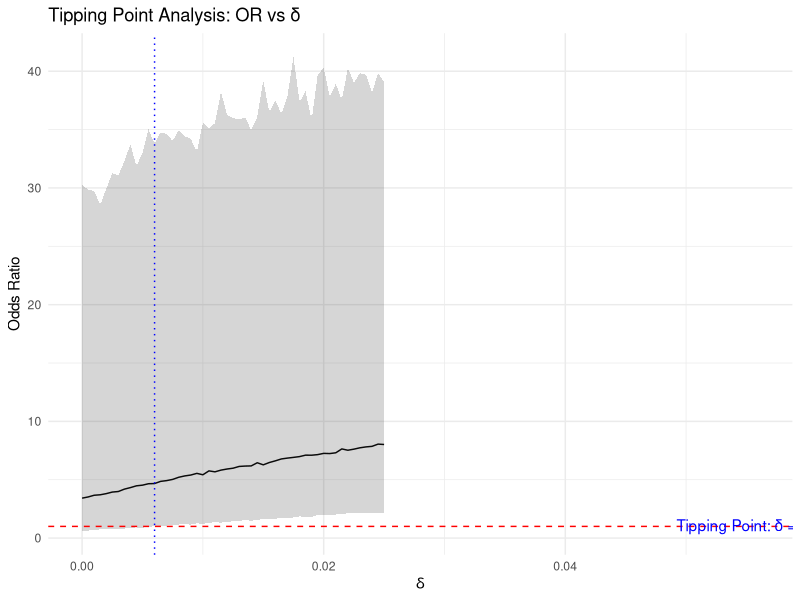
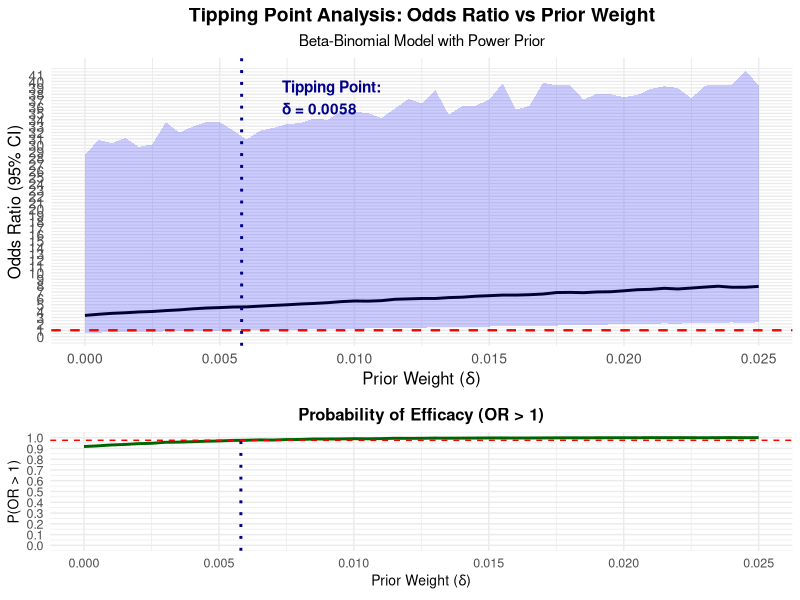
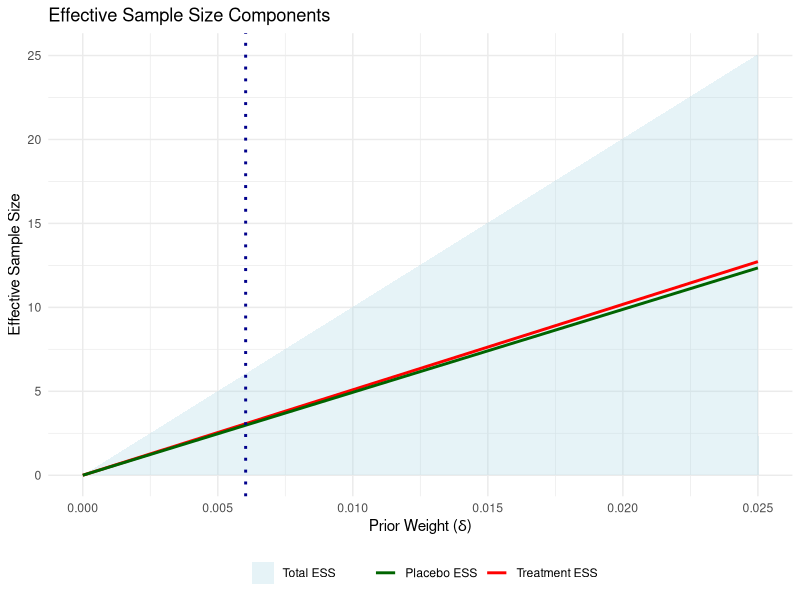

These charts were generated, in order, by the following R code:
## ---- chunk 1
# 使用Beta-Binomial模型实现tipping point分析
tipping_analysis_beta <- function(ped_data, adult_data, delta_seq = seq(0, 0.025, 0.0005), 
                                  a0 = 1, b0 = 1, n_samples = 5000) {
  results <- data.frame()
  
  for (delta in delta_seq) {
    # Power prior beta parameters for adult data
    a_treat <- a0 + delta * adult_data$y_drug
    b_treat <- b0 + delta * (adult_data$n_drug - adult_data$y_drug)
    a_ctrl  <- a0 + delta * adult_data$y_placebo
    b_ctrl  <- b0 + delta * (adult_data$n_placebo - adult_data$y_placebo)
    
    # Add pediatric data
    a_treat <- a_treat + ped_data$y_drug
    b_treat <- b_treat + (ped_data$n_drug - ped_data$y_drug)
    a_ctrl  <- a_ctrl + ped_data$y_placebo
    b_ctrl  <- b_ctrl + (ped_data$n_placebo - ped_data$y_placebo)
    
    # Sample from posterior
    p_treat_samples <- rbeta(n_samples, a_treat, b_treat)
    p_ctrl_samples  <- rbeta(n_samples, a_ctrl, b_ctrl)
    
    OR_samples <- (p_treat_samples / (1 - p_treat_samples)) /
                  (p_ctrl_samples / (1 - p_ctrl_samples))
    
    OR_upper <- quantile(OR_samples, 0.975)
    OR_median <- median(OR_samples)
    OR_lower <- quantile(OR_samples, 0.025)
    
    results <- rbind(results, data.frame(
      delta = delta,
      OR_upper = OR_upper,
      OR_median = OR_median,
      OR_lower = OR_lower
    ))
  }
  return(results)
}

# 使用您的数据格式运行分析
ped_data <- list(
  y_placebo = 1,
  n_placebo = 6,
  y_drug = 15,
  n_drug = 30
)

adult_data <- list(
  y_placebo = 45,
  n_placebo = 494,
  y_drug = 375,
  n_drug = 509
)

results <- tipping_analysis_beta(ped_data, adult_data)

# 画图
library(ggplot2)
library(dplyr)

tipping_point <- results %>% filter(OR_lower > 1) %>% slice(1)

ggplot(results, aes(x = delta)) +
  geom_line(aes(y = OR_median), color = "black") +
  geom_ribbon(aes(ymin = OR_lower, ymax = OR_upper), alpha = 0.2) +
  geom_hline(yintercept = 1, linetype = "dashed", color = "red") +
  {if(nrow(tipping_point) > 0) 
    geom_vline(xintercept = tipping_point$delta, linetype = "dotted", color = "blue")} +
  {if(nrow(tipping_point) > 0)
    annotate("text", x = tipping_point$delta + 0.05, y = 1.1, 
             label = paste0("Tipping Point: δ = ", tipping_point$delta), 
             color = "blue")} +
  labs(title = "Tipping Point Analysis: OR vs δ",
       x = expression(delta),
       y = "Odds Ratio") +
  theme_minimal()
## ---- chunk 2
# 优化的Beta-Binomial模型实现tipping point分析
library(ggplot2)
library(dplyr)
library(tidyr)

tipping_analysis_beta_optimized <- function(ped_data, adult_data, 
                                          delta_seq = seq(0, 0.025, by = 0.0005), 
                                          a0 = 1, b0 = 1, n_samples = 10000) {
  # 矢量化操作以提高性能
  delta_seq <- as.numeric(delta_seq)
  
  # 预计算重复使用的值
  adult_y_treat <- adult_data$y_drug
  adult_n_treat <- adult_data$n_drug
  adult_y_ctrl <- adult_data$y_placebo
  adult_n_ctrl <- adult_data$n_placebo
  
  # 矢量化计算所有delta值的参数
  a_treat <- a0 + delta_seq * adult_y_treat + ped_data$y_drug
  b_treat <- b0 + delta_seq * (adult_n_treat - adult_y_treat) + 
             (ped_data$n_drug - ped_data$y_drug)
  
  a_ctrl <- a0 + delta_seq * adult_y_ctrl + ped_data$y_placebo
  b_ctrl <- b0 + delta_seq * (adult_n_ctrl - adult_y_ctrl) + 
            (ped_data$n_placebo - ped_data$y_placebo)
  
  # 矩阵操作代替循环
  n_delta <- length(delta_seq)
  results <- data.frame(
    delta = delta_seq,
    OR_median = numeric(n_delta),
    OR_lower = numeric(n_delta),
    OR_upper = numeric(n_delta),
    prob_OR_gt_1 = numeric(n_delta)
  )
  
  # 使用矩阵运算进行批量采样
  for (i in seq_along(delta_seq)) {
    p_treat_samples <- rbeta(n_samples, a_treat[i], b_treat[i])
    p_ctrl_samples <- rbeta(n_samples, a_ctrl[i], b_ctrl[i])
    
    OR_samples <- (p_treat_samples / (1 - p_treat_samples)) /
                  (p_ctrl_samples / (1 - p_ctrl_samples))
    
    results$OR_median[i] <- median(OR_samples)
    results$OR_lower[i] <- quantile(OR_samples, 0.025)
    results$OR_upper[i] <- quantile(OR_samples, 0.975)
    results$prob_OR_gt_1[i] <- mean(OR_samples > 1)
  }
  
  # 计算精确的tipping point（使用插值）
  if (any(results$OR_lower > 1)) {
    # 找到OR_lower首次超过1的位置
    idx <- which(results$OR_lower > 1)[1]
    if (idx > 1) {
      # 线性插值找到更精确的tipping point
      x0 <- results$delta[idx - 1]
      x1 <- results$delta[idx]
      y0 <- results$OR_lower[idx - 1]
      y1 <- results$OR_lower[idx]
      
      tipping_point <- x0 + (1 - y0) * (x1 - x0) / (y1 - y0)
      attr(results, "tipping_point") <- tipping_point
    } else {
      attr(results, "tipping_point") <- results$delta[idx]
    }
  } else {
    attr(results, "tipping_point") <- NA
  }
  
  return(results)
}

# 执行分析
ped_data <- list(
  y_placebo = 1,
  n_placebo = 6,
  y_drug = 15,
  n_drug = 30
)

adult_data <- list(
  y_placebo = 45,
  n_placebo = 494,
  y_drug = 375,
  n_drug = 509
)

# 使用优化的函数
results <- tipping_analysis_beta_optimized(ped_data, adult_data)
tipping_value <- attr(results, "tipping_point")

# 创建增强的可视化
p1 <- ggplot(results, aes(x = delta)) +
  geom_line(aes(y = OR_median), color = "black", size = 1) +
  geom_ribbon(aes(ymin = OR_lower, ymax = OR_upper), alpha = 0.2, fill = "blue") +
  geom_hline(yintercept = 1, linetype = "dashed", color = "red", size = 0.8) +
  {if(!is.na(tipping_value)) 
    geom_vline(xintercept = tipping_value, linetype = "dotted", color = "darkblue", size = 1)} +
  {if(!is.na(tipping_value))
    annotate("text", x = tipping_value + 0.0015, y = max(results$OR_upper) * 0.9, 
             label = sprintf("Tipping Point:\nδ = %.4f", tipping_value), 
             color = "darkblue", fontface = "bold", hjust = 0)} +
  labs(title = "Tipping Point Analysis: Odds Ratio vs Prior Weight",
       subtitle = "Beta-Binomial Model with Power Prior",
       x = expression(paste("Prior Weight (", delta, ")")),
       y = "Odds Ratio (95% CI)") +
  scale_y_continuous(breaks = seq(0, max(results$OR_upper), by = 1)) +
  theme_minimal() +
  theme(
    plot.title = element_text(hjust = 0.5, size = 14, face = "bold"),
    plot.subtitle = element_text(hjust = 0.5),
    axis.title = element_text(size = 12),
    axis.text = element_text(size = 10),
    panel.grid.minor = element_line(color = "gray90")
  )

# 添加概率OR>1的次要图
p2 <- ggplot(results, aes(x = delta, y = prob_OR_gt_1)) +
  geom_line(color = "darkgreen", size = 1) +
  geom_hline(yintercept = 0.975, linetype = "dashed", color = "red") +
  {if(!is.na(tipping_value)) 
    geom_vline(xintercept = tipping_value, linetype = "dotted", color = "darkblue", size = 1)} +
  labs(title = "Probability of Efficacy (OR > 1)",
       x = expression(paste("Prior Weight (", delta, ")")),
       y = "P(OR > 1)") +
  scale_y_continuous(limits = c(0, 1), breaks = seq(0, 1, by = 0.1)) +
  theme_minimal() +
  theme(
    plot.title = element_text(hjust = 0.5, size = 12, face = "bold"),
    axis.title = element_text(size = 10),
    axis.text = element_text(size = 9)
  )

# 组合图形
library(gridExtra)
grid.arrange(p1, p2, ncol = 1, heights = c(2, 1))

# 创建更详细的结果表格
summary_table <- results %>%
  filter(delta %in% c(0, 0.005, 0.01, 0.015, 0.02, 0.025)) %>%
  mutate(across(where(is.numeric), ~round(., 4))) %>%
  mutate(CI = sprintf("[%.4f, %.4f]", OR_lower, OR_upper)) %>%
  select(delta, OR_median, CI, prob_OR_gt_1)

knitr::kable(summary_table, 
             col.names = c("Delta", "Median OR", "95% CI", "P(OR > 1)"),
             align = "c",
             caption = "Summary Results for Key Delta Values")

# 打印精确的tipping point值
if (!is.na(tipping_value)) {
  cat("\n精确的Tipping Point: δ =", sprintf("%.6f", tipping_value), "\n")
} else {
  cat("\n未找到Tipping Point（在测试范围内）\n")
}

# 敏感性分析：不同先验参数的影响
sensitivity_priors <- expand.grid(
  a0 = c(0.5, 1, 2),
  b0 = c(0.5, 1, 2)
)

sensitivity_results <- vector("list", nrow(sensitivity_priors))

for (i in 1:nrow(sensitivity_priors)) {
  res <- tipping_analysis_beta_optimized(
    ped_data, adult_data, 
    a0 = sensitivity_priors$a0[i], 
    b0 = sensitivity_priors$b0[i]
  )
  sensitivity_results[[i]] <- attr(res, "tipping_point")
}

sensitivity_table <- cbind(sensitivity_priors, tipping_point = unlist(sensitivity_results))
knitr::kable(sensitivity_table, 
             caption = "Sensitivity Analysis: Effect of Prior Parameters on Tipping Point",
             digits = 6,
             align = "c")
## ---- chunk 3
# 计算Power Prior中的有效样本量（ESS）

# 方法1：直接计算Beta-Binomial模型中的ESS
calculate_ess_beta <- function(ped_data, adult_data, delta) {
  # 对于Beta-Binomial模型，ESS等于delta乘以历史数据样本量
  
  # 治疗组ESS
  ess_treat <- delta * adult_data$n_drug
  
  # 对照组ESS
  ess_placebo <- delta * adult_data$n_placebo
  
  # 总ESS
  ess_total <- ess_treat + ess_placebo
  
  results <- list(
    ess_treat = ess_treat,
    ess_placebo = ess_placebo,
    ess_total = ess_total,
    
    # 相对于当前儿科数据的比例
    ess_ratio_treat = ess_treat / ped_data$n_drug,
    ess_ratio_placebo = ess_placebo / ped_data$n_placebo,
    ess_ratio_total = ess_total / (ped_data$n_drug + ped_data$n_placebo)
  )
  
  return(results)
}

# # 方法2：基于信息矩阵的ESS计算（更通用的方法）
# calculate_ess_information <- function(ped_data, adult_data, delta) {
#   # 计算Fisher信息
#   
#   # 治疗组
#   p_treat_adult <- adult_data$y_drug / adult_data$n_drug
#   info_treat_adult <- adult_data$n_drug / (p_treat_adult * (1 - p_treat_adult))
#   
#   p_treat_ped <- ped_data$y_drug / ped_data$n_drug
#   info_treat_ped <- ped_data$n_drug / (p_treat_ped * (1 - p_treat_ped))
#   
#   # 对照组
#   p_placebo_adult <- adult_data$y_placebo / adult_data$n_placebo
#   info_placebo_adult <- adult_data$n_placebo / (p_placebo_adult * (1 - p_placebo_adult))
#   
#   p_placebo_ped <- ped_data$y_placebo / ped_data$n_placebo
#   info_placebo_ped <- ped_data$n_placebo / (p_placebo_ped * (1 - p_placebo_ped))
#   
#   # 基于信息的ESS
#   ess_treat_info <- delta * info_treat_adult * (p_treat_ped * (1 - p_treat_ped))
#   ess_placebo_info <- delta * info_placebo_adult * (p_placebo_ped * (1 - p_placebo_ped))
#   
#   return(list(
#     ess_treat_info = ess_treat_info,
#     ess_placebo_info = ess_placebo_info,
#     ess_total_info = ess_treat_info + ess_placebo_info
#   ))
# }

# 扩展的tipping point分析函数，包含ESS计算
tipping_analysis_with_ess <- function(ped_data, adult_data, 
                                    delta_seq = seq(0, 0.025, by = 0.0005), 
                                    a0 = 1, b0 = 1, n_samples = 10000) {
  # 运行原始的tipping point分析
  results <- tipping_analysis_beta_optimized(ped_data, adult_data, delta_seq, a0, b0, n_samples)
  
  # 为每个delta值计算ESS
  ess_results <- lapply(delta_seq, function(d) {
    calculate_ess_beta(ped_data, adult_data, d)
  })
  
  # 添加ESS到结果数据框
  results$ess_total <- sapply(ess_results, function(x) x$ess_total)
  results$ess_treat <- sapply(ess_results, function(x) x$ess_treat)
  results$ess_placebo <- sapply(ess_results, function(x) x$ess_placebo)
  results$ess_ratio_total <- sapply(ess_results, function(x) x$ess_ratio_total)
  
  return(results)
}

# 运行包含ESS的分析
results_with_ess <- tipping_analysis_with_ess(ped_data, adult_data)
tipping_value <- attr(results_with_ess, "tipping_point")

# 可视化ESS与OR的关系
library(ggplot2)
library(gridExtra)

# # 图1: OR与ESS的双轴图
# p1 <- ggplot(results_with_ess, aes(x = delta)) +
#   geom_line(aes(y = OR_median, color = "Odds Ratio"), size = 1) +
#   geom_ribbon(aes(ymin = OR_lower, ymax = OR_upper), alpha = 0.2, fill = "blue") +
#   geom_line(aes(y = ess_total/100, color = "ESS/100"), size = 1) +
#   geom_hline(yintercept = 1, linetype = "dashed", color = "red") +
#   {if(!is.na(tipping_value)) 
#     geom_vline(xintercept = tipping_value, linetype = "dotted", color = "darkblue", size = 1)} +
#   scale_y_continuous(
#     name = "Odds Ratio",
#     sec.axis = sec_axis(~.*100, name = "Effective Sample Size")
#   ) +
#   scale_color_manual(values = c("Odds Ratio" = "black", "ESS/100" = "green")) +
#   labs(title = "Odds Ratio and ESS vs Prior Weight",
#        x = expression(paste("Prior Weight (", delta, ")")),
#        color = "") +
#   theme_minimal() +
#   theme(legend.position = "bottom")
# 
# # 图2: ESS比例图
# p2 <- ggplot(results_with_ess, aes(x = delta)) +
#   geom_line(aes(y = ess_ratio_total), color = "purple", size = 1) +
#   geom_hline(yintercept = 1, linetype = "dashed", color = "gray50") +
#   {if(!is.na(tipping_value)) 
#     geom_vline(xintercept = tipping_value, linetype = "dotted", color = "darkblue", size = 1)} +
#   labs(title = "ESS Ratio (Adult/Pediatric)",
#        x = expression(paste("Prior Weight (", delta, ")")),
#        y = "ESS Ratio") +
#   theme_minimal()
# 
# # 组合图形
# grid.arrange(p1, p2, ncol = 1, heights = c(2, 1))

# 创建ESS汇总表
ess_summary <- results_with_ess %>%
  filter(delta %in% c(0, 0.005, 0.01, 0.015, 0.02, 0.025)) %>%
  select(delta, ess_total, ess_treat, ess_placebo, ess_ratio_total, OR_median) %>%
  mutate(across(where(is.numeric), ~round(., 3)))

knitr::kable(ess_summary, 
             col.names = c("Delta", "Total ESS", "Treatment ESS", "Placebo ESS", "ESS Ratio", "Median OR"),
             align = "c",
             caption = "Effective Sample Size and Odds Ratio at Key Delta Values")

# 计算tipping point处的ESS
if (!is.na(tipping_value)) {
  ess_at_tipping <- calculate_ess_beta(ped_data, adult_data, tipping_value)
  
  cat("\n在Tipping Point (δ =", sprintf("%.6f", tipping_value), ")时的ESS：\n")
  cat("治疗组ESS:", sprintf("%.2f", ess_at_tipping$ess_treat), "\n")
  cat("对照组ESS:", sprintf("%.2f", ess_at_tipping$ess_placebo), "\n")
  cat("总ESS:", sprintf("%.2f", ess_at_tipping$ess_total), "\n")
  cat("ESS/儿科样本量比:", sprintf("%.2f", ess_at_tipping$ess_ratio_total), "\n")
}

# # 对不同样本量情景进行ESS分析
# scenarios <- data.frame(
#   scenario = c("Equal weight", "Half adult weight", "One-third adult weight", "At tipping point"),
#   delta = c(1, 0.5, 0.333, ifelse(is.na(tipping_value), NA, tipping_value))
# )
# 
# ess_scenarios <- lapply(scenarios$delta, function(d) {
#   if(is.na(d)) return(rep(NA, 6))
#   ess <- calculate_ess_beta(ped_data, adult_data, d)
#   c(ess$ess_total, ess$ess_treat, ess$ess_placebo, 
#     ess$ess_ratio_total, ess$ess_ratio_treat, ess$ess_ratio_placebo)
# })
# 
# scenario_table <- cbind(scenarios, do.call(rbind, ess_scenarios))
# colnames(scenario_table) <- c("Scenario", "Delta", "Total ESS", "Treatment ESS", "Placebo ESS", 
#                               "Total Ratio", "Treat Ratio", "Placebo Ratio")
# 
# knitr::kable(scenario_table, 
#              digits = 3,
#              caption = "ESS in Different Scenarios",
#              align = "c")

# 可视化ESS随delta的变化
ess_plot <- ggplot(results_with_ess, aes(x = delta)) +
  geom_area(aes(y = ess_total, fill = "Total ESS"), alpha = 0.3) +
  geom_line(aes(y = ess_treat, color = "Treatment ESS"), size = 1) +
  geom_line(aes(y = ess_placebo, color = "Placebo ESS"), size = 1) +
  {if(!is.na(tipping_value)) 
    geom_vline(xintercept = tipping_value, linetype = "dotted", color = "darkblue", size = 1)} +
  scale_fill_manual(values = "lightblue") +
  scale_color_manual(values = c("Treatment ESS" = "red", "Placebo ESS" = "darkgreen")) +
  labs(title = "Effective Sample Size Components",
       x = expression(paste("Prior Weight (", delta, ")")),
       y = "Effective Sample Size",
       fill = "", color = "") +
  theme_minimal() +
  theme(legend.position = "bottom")

print(ess_plot)
